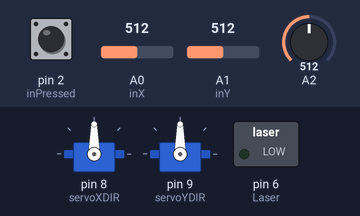
Bench run of a sketch on a simulated Arduino Uno, built with avr-gcc and run on an emulated ATmega328P. Shown: 2 × servo, switched loads named in the sketch (green lamp = pin HIGH). The inputs (shaded band) are chosen by the test bench; at power-on: A0 (inX) = 512, A1 (inY) = 512, pin 2 (inPressed) HIGH, A2 = 512. What the sketch prints to the serial monitor is not drawn.

Above: at 1.2 s.
1.3 s: A0 (inX) set to 590
2.8 s: A0 (inX) set to 614
At 3.7 s:
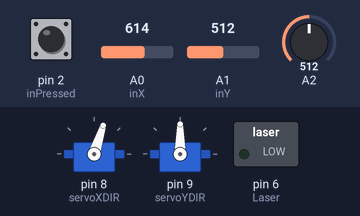
5.8 s: A1 (inY) set to 600
8.8 s: A1 (inY) set to 627
At 9.01 s:
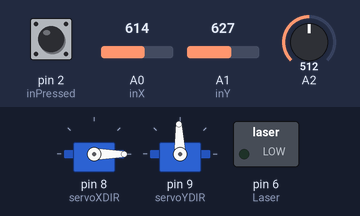
11.8 s: pin 2 (inPressed) pulled LOW for 0.15 s
At 12.14 s:
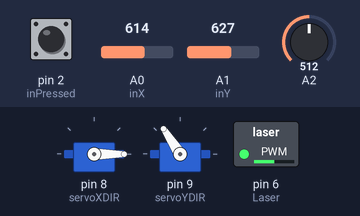
14.8 s: A2 set to 716
At 18.1 s:
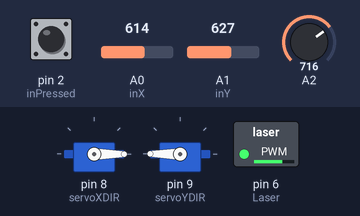
Timing chart, 0 to 56.6 s (numbered marks = the images above; inputs shaded):
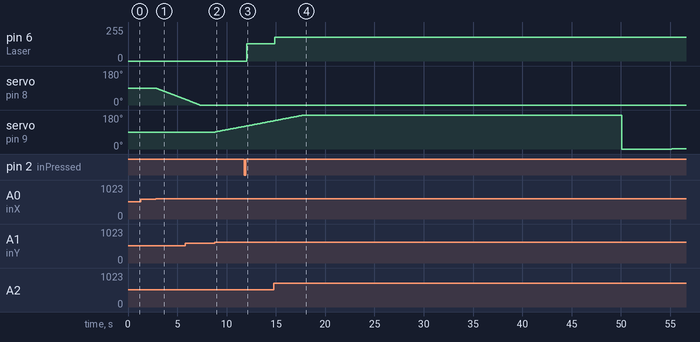

The sketch:

IEEE_Makers_Day.ino
```cpp
#include <Servo.h>

const int inX = A0; // analog input for x-axis
const int inY = A1; // analog input for y-axis
const int inPressed = 2; // input for detecting whether the joystick/button is pressed

int xValue = 0; // variable to store x value
int yValue = 0; // variable to store y value
int notPressed = 0; // variable to store the button's state => 1 if not pressed

int Laser = 6;
byte oldbutton = 0;
byte state = 0;

int xAng = 90;
int yAng = 90;

Servo servoXDIR;
Servo servoYDIR;

void setup()
{
  Serial.begin(9600);
  pinMode(inX, INPUT); // setup x input
  pinMode(inY, INPUT); // setup y input
  pinMode(inPressed, INPUT_PULLUP); // we use a pullup-resistor for the button functionality
  pinMode(Laser, OUTPUT); //Laser

  servoXDIR.attach(8);
  servoYDIR.attach(9);

  servoXDIR.write(xAng);
  servoYDIR.write(yAng);

  digitalWrite(Laser,LOW);
}

void loop()
{
  xValue = analogRead(inX); // reading x value [range 0 -> 1023]
  xValue = (xValue - 504)/-100;
  yValue = analogRead(inY); // reading y value [range 0 -> 1023]
  yValue =  (yValue - 512)/100;
  notPressed = digitalRead(inPressed); // reading button state: 1 = not pressed, 0 = pressed
  int Bright = analogRead(2);

  /*Button press turning light on or off*/
  if(notPressed && !oldbutton)
  {
    if(state == 0)
    {
      digitalWrite(Laser,LOW);
      state = 1;
    }
    else
    {
      state = 0;
    }
    oldbutton = 1;
  }
  else if(!notPressed && oldbutton)
  {
    oldbutton = 0;
  }
  if (state == 0){
    analogWrite(Laser,Bright/4);
  }
  /*Motor Control*/
  if((abs(xValue)) > 0.25)
  {
    xAng = xAng + xValue;
    servoXDIR.write(xAng);
    delay(50);
    Serial.print(xAng);
  }
  if((abs(yValue)) > 0.25)
  {
    yAng = yAng + yValue;
    servoYDIR.write(yAng);
    delay(50);
    Serial.print(yAng);
  }

}
```

Measured:
- the behaviour switches between 603 and 604 on A0 (inX) (found by bisection; images 0 and 1)
- the behaviour switches between 611 and 612 on A1 (inY) (found by bisection; images 1 and 2)
- after the input at 1.3 s, every drawn part: stays the same
- after the input at 2.8 s, servo on pin 8 (servoXDIR): moves from 90° to 30° over 3.0 s, starting at once
- after the input at 8.8 s, servo on pin 9 (servoYDIR): moves from 90° to 120° over 2.9 s, starting after 0.07 s
- after the input at 11.8 s, pin 6 (Laser): 0/255 → 128/255 after 0.24 s
- after the input at 14.8 s, pin 6 (Laser): 128/255 → 179/255 after 0.06 s
